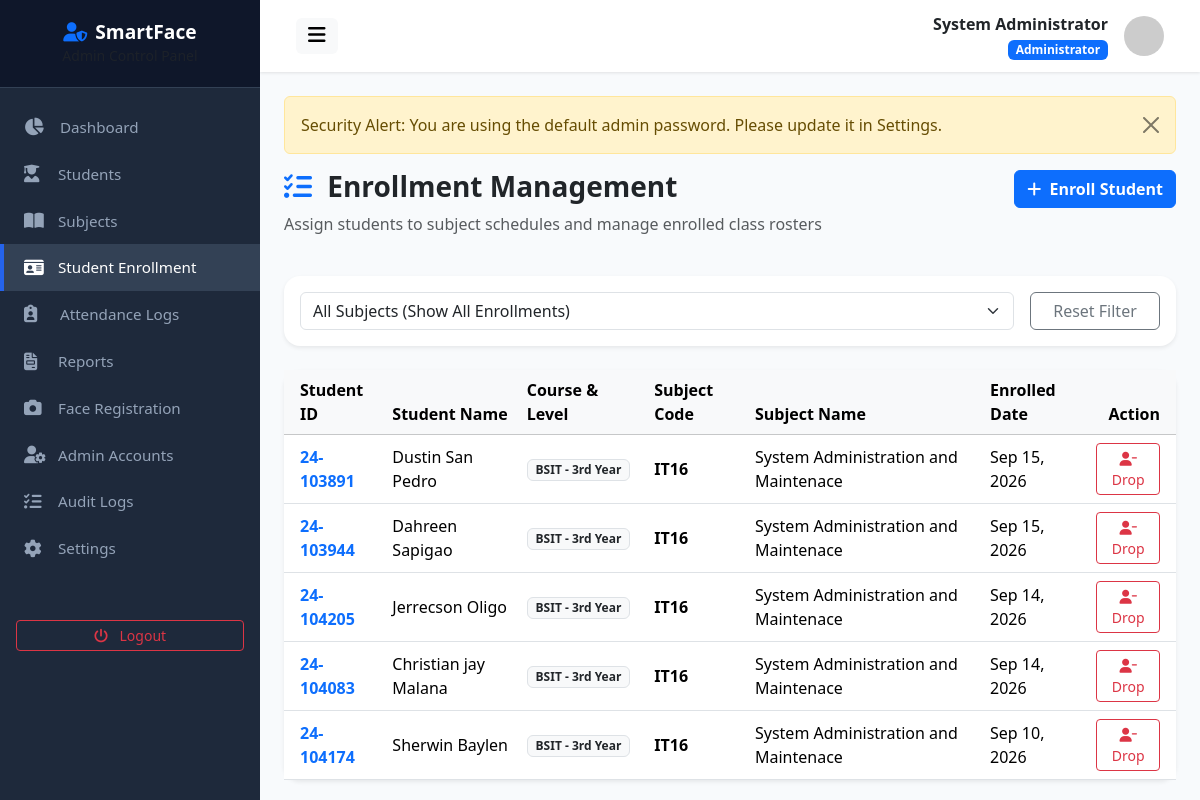
Screenshot of /admin/enrollment.php (signed in) with the database file from the repository.
### tables this page shows
CREATE TABLE `users` (
  `id` int(11) NOT NULL AUTO_INCREMENT,
  `student_id` varchar(50) DEFAULT NULL,
  `first_name` varchar(100) NOT NULL,
  `middle_name` varchar(100) DEFAULT NULL,
  `last_name` varchar(100) NOT NULL,
  `email` varchar(150) NOT NULL,
  `username` varchar(100) NOT NULL,
  `password` varchar(255) NOT NULL,
  `role` enum('admin','student') NOT NULL DEFAULT 'student',
  `course` varchar(100) DEFAULT NULL,
  `year_level` varchar(20) DEFAULT NULL,
  `section` varchar(50) DEFAULT NULL,
  `contact_number` varchar(30) DEFAULT NULL,
  `profile_picture` varchar(255) DEFAULT 'default_avatar.png',
  `face_registered` tinyint(1) DEFAULT 0,
  `must_change_password` tinyint(1) DEFAULT 0,
  `status` enum('active','inactive') NOT NULL DEFAULT 'active',
  `created_at` datetime DEFAULT current_timestamp(),
  `updated_at` datetime DEFAULT current_timestamp() ON UPDATE current_timestamp(),
  PRIMARY KEY (`id`),
  UNIQUE KEY `email` (`email`),
  UNIQUE KEY `username` (`username`)
);

CREATE TABLE `student_subjects` (
  `id` int(11) NOT NULL AUTO_INCREMENT,
  `student_id` int(11) NOT NULL,
  `subject_id` int(11) NOT NULL,
  `enrollment_status` enum('enrolled','dropped') DEFAULT 'enrolled',
  `created_at` datetime DEFAULT current_timestamp(),
  PRIMARY KEY (`id`),
  UNIQUE KEY `unique_student_subject` (`student_id`,`subject_id`),
  KEY `subject_id` (`subject_id`),
  CONSTRAINT `student_subjects_ibfk_1` FOREIGN KEY (`student_id`) REFERENCES `students` (`id`) ON DELETE CASCADE,
  CONSTRAINT `student_subjects_ibfk_2` FOREIGN KEY (`subject_id`) REFERENCES `subjects` (`id`) ON DELETE CASCADE
);

CREATE TABLE `subjects` (
  `id` int(11) NOT NULL AUTO_INCREMENT,
  `subject_code` varchar(30) NOT NULL,
  `subject_name` varchar(150) NOT NULL,
  `description` text DEFAULT NULL,
  `instructor` varchar(150) NOT NULL,
  `room` varchar(50) NOT NULL,
  `day` varchar(50) NOT NULL,
  `start_time` time NOT NULL,
  `end_time` time NOT NULL,
  `semester` varchar(20) NOT NULL DEFAULT '1st Semester',
  `school_year` varchar(30) NOT NULL DEFAULT '2026-2027',
  `status` enum('active','inactive') DEFAULT 'active',
  `created_at` datetime DEFAULT current_timestamp(),
  PRIMARY KEY (`id`),
  UNIQUE KEY `subject_code` (`subject_code`)
);

### admin/enrollment.php (the view, shortened to what this page needs)
<?php
include __DIR__ . '/header.php';
$sql = "SELECT ss.id as enrollment_id, ss.created_at as enrolled_at,
               u.student_id as stu_code, u.first_name, u.last_name, u.course, u.year_level, u.section,
               s.subject_code, s.subject_name
        FROM student_subjects ss
        JOIN students st ON ss.student_id = st.id
        JOIN users u ON st.user_id = u.id
        JOIN subjects s ON ss.subject_id = s.id
        WHERE ss.enrollment_status = 'enrolled'";
$params = [];
$sql .= " ORDER BY ss.created_at DESC";
$stmt = $db->prepare($sql);
$stmt->execute($params);
$enrollments = $stmt->fetchAll();
?>
<div class="row mb-4">
    <div class="col-md-8">
        <h3 class="fw-bold text-dark"><i class="fa-solid fa-list-check text-primary me-2"></i> Enrollment Management</h3>
        <p class="text-muted">Assign students to subject schedules and manage enrolled class rosters</p>
    </div>
    <div class="col-md-4 text-md-end">
        <button type="button" class="btn btn-primary fw-bold" data-bs-toggle="modal" data-bs-target="#enrollModal">
            <i class="fa-solid fa-plus me-1"></i> Enroll Student
        </button>
    </div>
</div>
<div class="card border-0 shadow-sm rounded-4 mb-4">
    <div class="card-body p-3">
        <form action="" method="GET" class="row g-3 align-items-center">
            <div class="col-md-10">
                <select name="subject_id" class="form-select" onchange="this.form.submit()">
                    <option value="0">All Subjects (Show All Enrollments)</option>
                </select>
            </div>
            <div class="col-md-2">
                <a href="<?= baseUrl('admin/enrollment.php') ?>" class="btn btn-outline-secondary w-100">Reset Filter</a>
            </div>
        </form>
    </div>
</div>
<div class="card border-0 shadow-sm rounded-4">
    <div class="card-body p-0">
        <div class="table-responsive">
            <table class="table table-hover align-middle mb-0">
                <thead class="table-light">
                    <tr>
                        <th class="ps-3">Student ID</th>
                        <th>Student Name</th>
                        <th>Course & Level</th>
                        <th>Subject Code</th>
                        <th>Subject Name</th>
                        <th>Enrolled Date</th>
                        <th class="text-end pe-3">Action</th>
                    </tr>
                </thead>
                <tbody>
                    <?php if (empty($enrollments)): ?>
                        <tr><td colspan="7" class="text-center py-4 text-muted">No student enrollment records found.</td></tr>
                    <?php else: ?>
                        <?php foreach ($enrollments as $row): ?>
                            <tr>
                                <td class="ps-3 fw-bold text-primary"><?= htmlspecialchars($row['stu_code']) ?></td>
                                <td><?= htmlspecialchars($row['first_name'] . ' ' . $row['last_name']) ?></td>
                                <td><span class="badge bg-light text-dark border"><?= htmlspecialchars($row['course']) ?> - <?= htmlspecialchars($row['year_level']) ?></span></td>
                                <td class="fw-bold"><?= htmlspecialchars($row['subject_code']) ?></td>
                                <td><?= htmlspecialchars($row['subject_name']) ?></td>
                                <td><?= date('M d, Y', strtotime($row['enrolled_at'])) ?></td>
                                <td class="text-end pe-3">
                                    <a href="?drop_id=<?= $row['enrollment_id'] ?>" class="btn btn-sm btn-outline-danger" onclick="return confirm('Drop student from this subject?')">
                                        <i class="fa-solid fa-user-minus"></i> Drop
                                    </a>
                                </td>
                            </tr>
                        <?php endforeach; ?>
                    <?php endif; ?>
                </tbody>
            </table>
        </div>
    </div>
</div>
<?php include __DIR__ . '/footer.php'; ?>

### admin/header.php (shortened to what this page needs)
<?php
require_once __DIR__ . '/../config/config.php';
$db = getDB();
$stmt = $db->prepare("SELECT * FROM users WHERE id = ?");
$stmt->execute([$_SESSION['user_id']]);
$adminUser = $stmt->fetch();
?>
<!DOCTYPE html>
<html lang="en">
<head>
    <link href="https://cdn.jsdelivr.net/npm/bootstrap@5.3.2/dist/css/bootstrap.min.css" rel="stylesheet">
    <link href="https://cdnjs.cloudflare.com/ajax/libs/font-awesome/6.4.0/css/all.min.css" rel="stylesheet">
    <link href="<?= baseUrl('assets/css/style.css') ?>" rel="stylesheet">
</head>
<body>
<div class="wrapper">
    <?php include __DIR__ . '/sidebar.php'; ?>
    <div id="content">
        <nav class="navbar navbar-expand-lg top-navbar">
            <div class="container-fluid">
                <button type="button" id="sidebarCollapse" class="btn btn-light border-0">
                    <i class="fa-solid fa-bars fs-5"></i>
                </button>
                <div class="d-flex align-items-center ms-auto">
                    <div class="me-3 text-end d-none d-md-block">
                        <div class="fw-bold text-dark"><?= htmlspecialchars($adminUser['first_name'] . ' ' . $adminUser['last_name']) ?></div>
                        <small class="badge bg-primary">Administrator</small>
                    </div>
                    <img src="https://ui-avatars.com/api/?name=<?= urlencode($adminUser['first_name'] . ' ' . $adminUser['last_name']) ?>&background=1E293B&color=fff" alt="Avatar" class="avatar-sm">
                </div>
            </div>
        </nav>
        <div class="main-content">

### assets/css/style.css (style rules this page uses)
:root { --primary-color: #2563eb; --primary-hover: #1d4ed8; --secondary-color: #475569; --success-color: #10b981; --warning-color: #f59e0b; --danger-color: #ef4444; --info-color: #06b6d4; --dark-bg: #0f172a; --sidebar-width: 260px; --card-shadow: 0 4px 6px -1px rgba(0, 0, 0, 0.1), 0 2px 4px -1px rgba(0, 0, 0, 0.06); }
body { font-family: 'Segoe UI', system-ui, -apple-system, sans-serif; background-color: #f8fafc; color: #334155; min-height: 100vh; display: flex; flex-direction: column; }
.wrapper { display: flex; width: 100%; align-items: stretch; min-height: 100vh; }
#content { width: 100%; padding: 0; min-height: 100vh; display: flex; flex-direction: column; }
.top-navbar { background: #ffffff; box-shadow: 0 1px 3px 0 rgba(0, 0, 0, 0.1); padding: 0.75rem 1.5rem; }
.main-content { padding: 1.5rem; flex: 1; }
.avatar-sm { width: 40px; height: 40px; object-fit: cover; border-radius: 50%; }

### rows the page displays
users: first_name+last_name "System Administrator"
student_subjects: users.student_id "24-103891", users.first_name+last_name "Dustin San Pedro", users.course "BSIT", users.year_level "3rd Year", subject.subject_code "IT16", subject.subject_name "System Administration and Maintenace", created_at "Sep 15, 2026"
student_subjects: users.student_id "24-103944", users.first_name+last_name "Dahreen Sapigao", users.course "BSIT", users.year_level "3rd Year", subject.subject_code "IT16", subject.subject_name "System Administration and Maintenace", created_at "Sep 15, 2026"
student_subjects: users.student_id "24-104205", users.first_name+last_name "Jerrecson Oligo", users.course "BSIT", users.year_level "3rd Year", subject.subject_code "IT16", subject.subject_name "System Administration and Maintenace", created_at "Sep 14, 2026"
student_subjects: users.student_id "24-104083", users.first_name+last_name "Christian jay Malana", users.course "BSIT", users.year_level "3rd Year", subject.subject_code "IT16", subject.subject_name "System Administration and Maintenace", created_at "Sep 14, 2026"
student_subjects: users.student_id "24-104174", users.first_name+last_name "Sherwin Baylen", users.course "BSIT", users.year_level "3rd Year", subject.subject_code "IT16", subject.subject_name "System Administration and Maintenace", created_at "Sep 10, 2026"

### other values shown
$flash['message'] "Security Alert: You are using the default admin password. Please update it in Settings."
